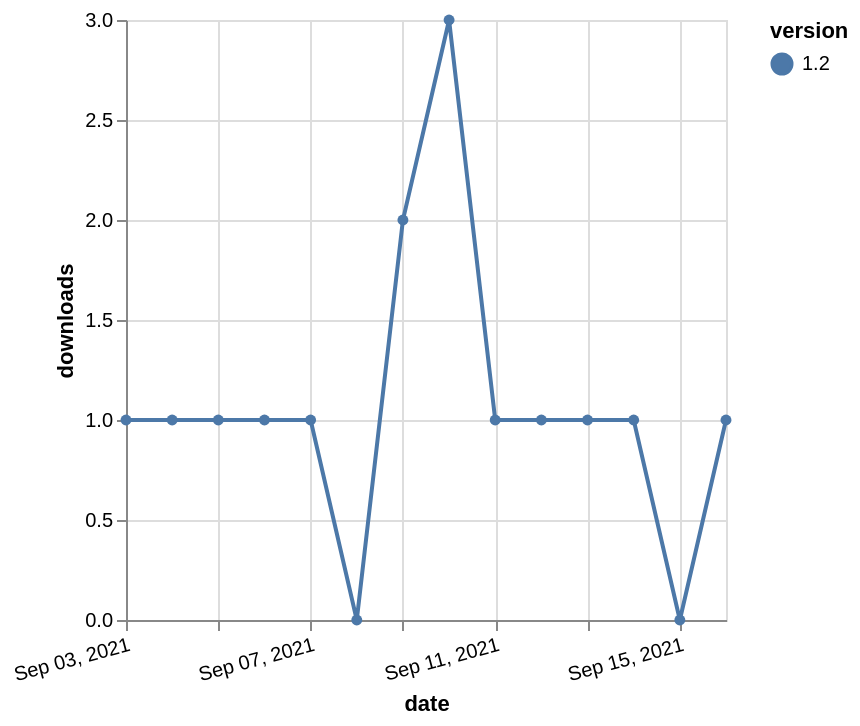

The Vega-Lite source for this figure:
### Vega-Lite specification from a JSON file in a GitHub repository (floating-point values rounded to 4 significant figures)
{"$schema": "https://vega.github.io/schema/vega-lite/v5.json", "description": "A simple bar chart with embedded data.", "data": {"values": [{"date": "2021-09-03", "total": 140, "delta": 1, "version": "1.2"}, {"date": "2021-09-04", "total": 141, "delta": 1, "version": "1.2"}, {"date": "2021-09-05", "total": 142, "delta": 1, "version": "1.2"}, {"date": "2021-09-06", "total": 143, "delta": 1, "version": "1.2"}, {"date": "2021-09-07", "total": 144, "delta": 1, "version": "1.2"}, {"date": "2021-09-08", "total": 144, "delta": 0, "version": "1.2"}, {"date": "2021-09-09", "total": 146, "delta": 2, "version": "1.2"}, {"date": "2021-09-10", "total": 149, "delta": 3, "version": "1.2"}, {"date": "2021-09-11", "total": 150, "delta": 1, "version": "1.2"}, {"date": "2021-09-12", "total": 151, "delta": 1, "version": "1.2"}, {"date": "2021-09-13", "total": 152, "delta": 1, "version": "1.2"}, {"date": "2021-09-14", "total": 153, "delta": 1, "version": "1.2"}, {"date": "2021-09-15", "total": 153, "delta": 0, "version": "1.2"}, {"date": "2021-09-16", "total": 154, "delta": 1, "version": "1.2"}]}, "width": "container", "mark": {"type": "line", "point": {"filled": true}}, "encoding": {"x": {"field": "date", "type": "temporal", "timeUnit": "yearmonthdate", "title": "date", "axis": {"labelAngle": -15}}, "y": {"field": "delta", "type": "quantitative", "title": "downloads"}, "color": {"field": "version", "type": "nominal"}, "tooltip": {"field": "delta"}}}
